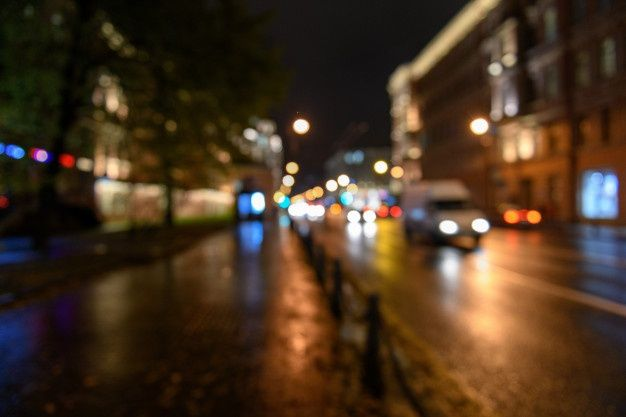
#> input picture TP1/ex2/blur_image.jpg, 626 x 417 px
$ python item_b.py   (older library calls are emulated)
#> lines starting #> are read from the running program, lines starting #| are printed output that depends on the picture
import cv2
import numpy as np
from pathlib import Path

def obter_imagem_base(nome_arquivo: str = "blur_image.jpg"):
#> called with nome_arquivo = 'blur_image.jpg'
    caminho = Path(__file__).resolve().parent / nome_arquivo

    # Tenta carregar uma fotografia já existente.
    imagem = cv2.imread(str(caminho), cv2.IMREAD_COLOR)
#> imagem is the input picture: shape (417, 626, 3); mean B, G, R 33.2, 52.1, 72.3

    altura, largura = imagem.shape[:2]
#> altura = 417; largura = 626

    if altura < 480 or largura < 480:
        escala = max(480 / altura, 480 / largura)
#> escala = 1.15
        nova_largura = int(round(largura * escala))
#> nova_largura = 721
        nova_altura = int(round(altura * escala))
#> nova_altura = 480

        n_imagem = cv2.resize(
            imagem,
            (nova_largura, nova_altura),
            interpolation=cv2.INTER_CUBIC,
        )
        return n_imagem
    else:
        return imagem

def adicionar_titulo(imagem, titulo: str):
    """Escreve um título na parte superior de uma cópia da imagem."""
    saida = imagem.copy()
    cv2.rectangle(saida, (0, 0), (saida.shape[1], 42), (0, 0, 0), -1)
    cv2.putText(
        saida,
        titulo,
        (10, 29),
        cv2.FONT_HERSHEY_SIMPLEX,
        0.7,
        (255, 255, 255),
        2,
        cv2.LINE_AA,
    )
    return saida

def redimensionar_quadrado(imagem, lado: int = 320):
    """Redimensiona a imagem para facilitar a montagem de painéis didáticos."""
    return cv2.resize(imagem, (lado, lado), interpolation=cv2.INTER_AREA)

def variancia_laplaciano(imagem_bgr) -> float:

    cinza = cv2.cvtColor(imagem_bgr, cv2.COLOR_BGR2GRAY)

    return float(cv2.Laplacian(cinza, cv2.CV_64F).var())

def main() -> None:

    original = obter_imagem_base()

    kernel = np.array([
        [-1, -1, -1],
        [-1,  9, -1],
        [-1, -1, -1],
    ], dtype=np.float32)

    manual = cv2.filter2D(original, -1, kernel)
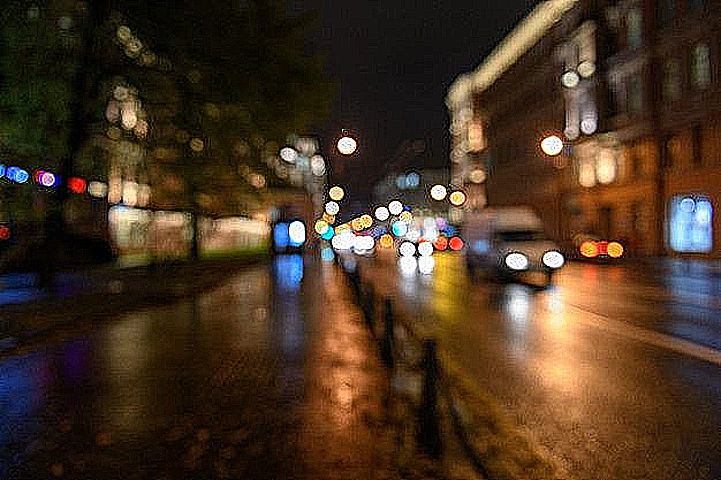
#> manual: shape (480, 721, 3); mean B, G, R 34, 52, 71.9
    blur = cv2.GaussianBlur(original, (0, 0), sigmaX=1.2)
    unsharp = cv2.addWeighted(original, 2.0, blur, -1.0, 0)

    metricas = {
        "Original": variancia_laplaciano(original),
        "Kernel manual": variancia_laplaciano(manual),
        "Unsharp masking": variancia_laplaciano(unsharp),
    }
#> in variancia_laplaciano, `cinza = cv2.cvtColor(imagem_bgr, cv2.COLOR_BGR2GRAY)`:
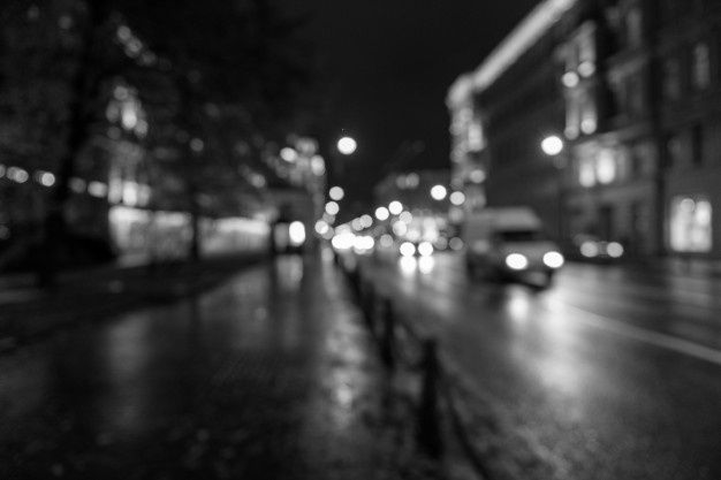
#> cinza: shape (480, 721); min 0, max 255, mean 56
#> in variancia_laplaciano (call 2), `cinza = cv2.cvtColor(imagem_bgr, cv2.COLOR_BGR2GRAY)`:
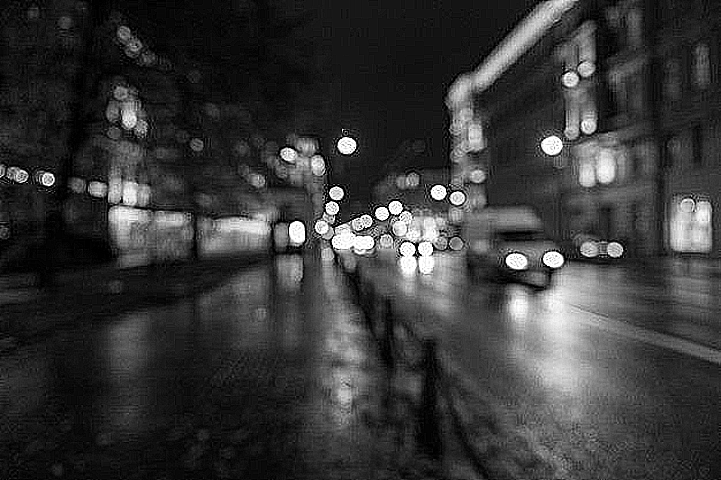
#> cinza: shape (480, 721); min 0, max 255, mean 55.9
#> metricas = {'Original': 40.68, 'Kernel manual': 1467.1, 'Unsharp masking': 122.6}

    print("Variância do Laplaciano:")
    for nome, valor in metricas.items():
        print(f"- {nome:16s}: {valor:.2f}")
#> this loop made 3 passes
#> (nome, valor) on passes 1 to 3: ('Original', 40.68), ('Kernel manual', 1467.1), ('Unsharp masking', 122.6)
#| - Original        : 40.68
#| - Kernel manual   : 1467.10
#| - Unsharp masking : 122.61

    metodo_mais_nitido = max(metricas, key=metricas.get)
#> metodo_mais_nitido = 'Kernel manual'

    print()
    print(f"Maior valor de nitidez: {metodo_mais_nitido}")
#| Maior valor de nitidez: Kernel manual
    print(
        "Observação: valores altos também podem indicar ruído; "
        "a métrica deve ser interpretada junto à inspeção visual."
    )

    painel = cv2.hconcat([
        adicionar_titulo(redimensionar_quadrado(original, 360), "Original"),
        adicionar_titulo(redimensionar_quadrado(manual, 360), "Kernel manual"),
        adicionar_titulo(redimensionar_quadrado(unsharp, 360), "Unsharp masking"),

    ])
#> in redimensionar_quadrado, `return cv2.resize(imagem, (lado, lado), interpolation=cv2.INTER_AREA)`:
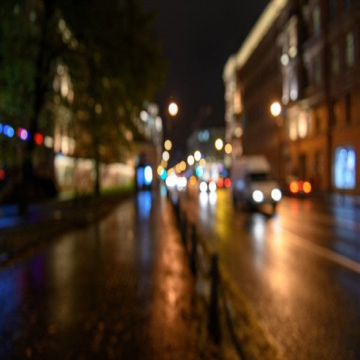
#> returned value: shape (360, 360, 3); mean of channels 0, 1, 2 33.2, 52.1, 72.3; drawn as B, G, R
#> call 2 of redimensionar_quadrado, with lado = 360
#> in redimensionar_quadrado (call 2), `return cv2.resize(imagem, (lado, lado), interpolation=cv2.INTER_AREA)`:
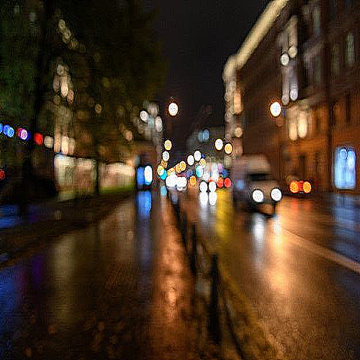
#> returned value: shape (360, 360, 3); mean of channels 0, 1, 2 34, 52, 71.9; drawn as B, G, R
#> call 3 of adicionar_titulo, with titulo = 'Unsharp masking'
#> in adicionar_titulo (call 3), `cv2.putText( saida, titulo, (10, 29), cv2.FONT_HERSHEY_SIMPLEX, 0.7, (..`:
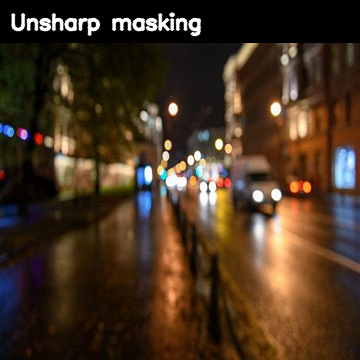
#> saida: shape (360, 360, 3); mean of channels 0, 1, 2 34.2, 51.8, 71.3; drawn as B, G, R
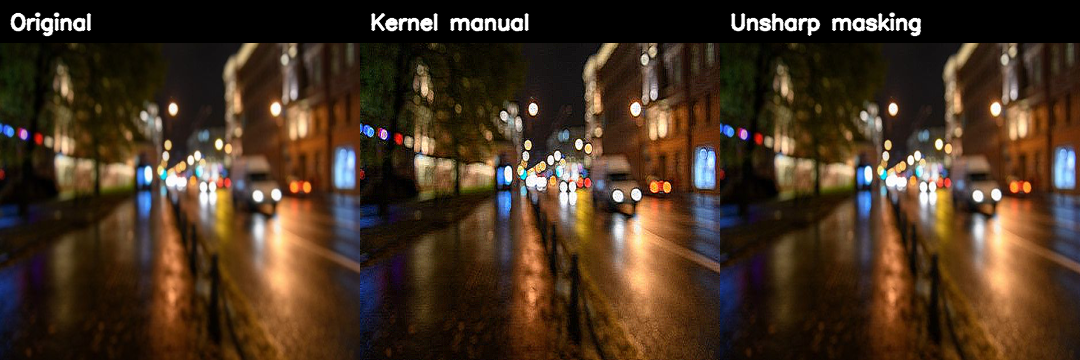
#> painel: shape (360, 1080, 3); mean B, G, R 33.6, 51, 70.4

    cv2.imshow("Exercicio 2B - comparacao de nitidez", painel)
    cv2.waitKey(0)
    cv2.destroyAllWindows()

if __name__ == "__main__":
    main()
